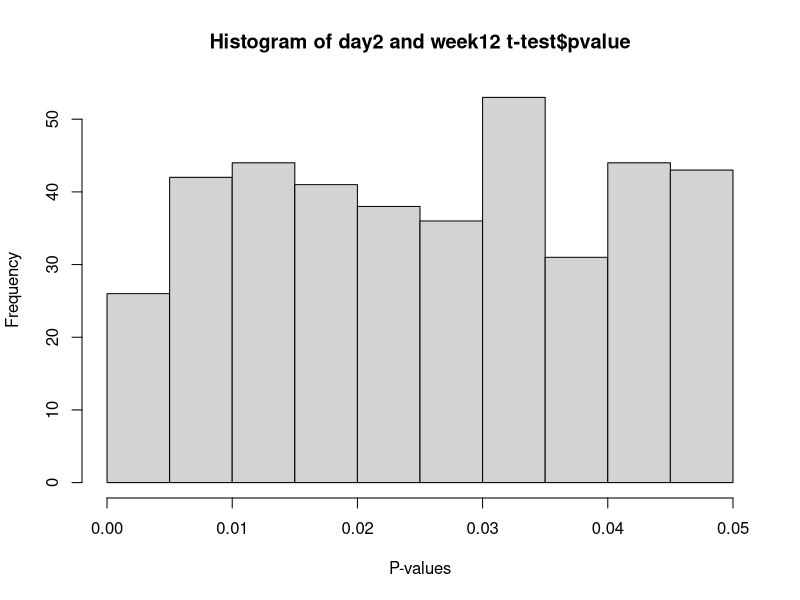
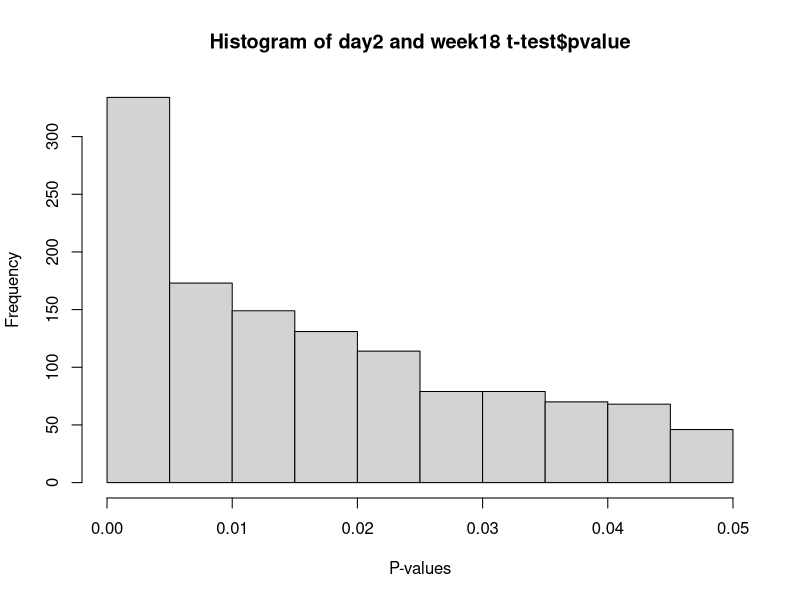
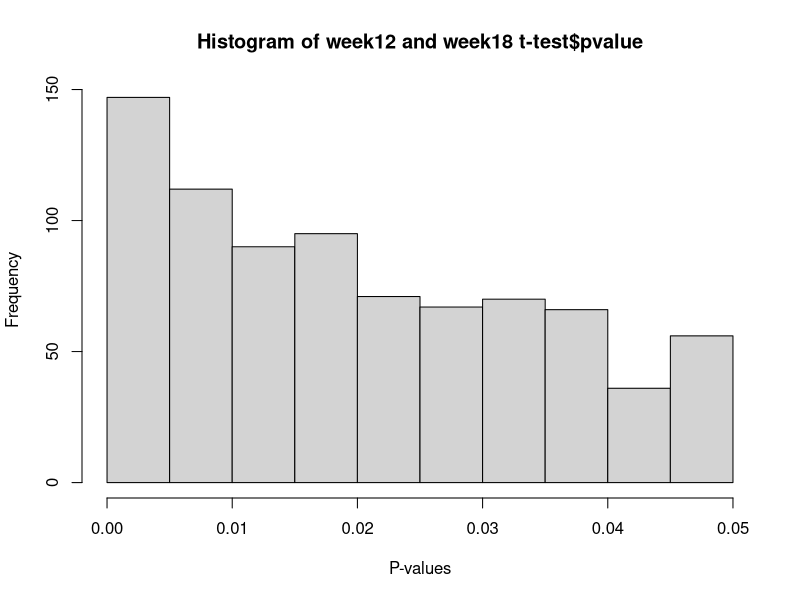

Source code (R) for these figures, in order:

#Name: Mayuri Patel
#Email: mpate131@uncc.edu
#title: "Lab5_AdvStats"


#(1)	We will utilize our RNA seq dataset of E. Coli genes from mice.  The URL is here: http://afodor.github.io/classes/stats2015/longitdunalRNASeqData.zip. Read and normalize the counts table ( "nc101_scaff_dataCounts.txt " into R).

#- This code is all about unzipping the file:
#set the working directory to the file location
setwd("C:/Users/mpate131/Desktop/AdvStats")

#set the variable of the zip file
zipFile<- "C:/Users/mpate131/Desktop/AdvStats/longitdunalRNASeqData.zip"

outDir<-"C:/Users/mpate131/Desktop/AdvStats" # Define the folder where the zip file should be unzipped to 

unzip(zipFile,exdir=outDir)  # unzip the file 


#- Reading the file of datacount from the directory:
#read the table
myTable<-read.table("nc101_scaff_dataCounts.txt",sep="\t",header=TRUE,row.names=1)
head(myTable) #viewing the data using head function

#- (The first 3 columns are "day 2", the next 3 columns are "week 12" and the last 5 are "week 18").  Remember, that day 2 is before the mice have inflammation symptoms, week 12 is associated with inflammation and week 18 is associated with cancer.

#- Normalize the data: 
# remove rare genes
myTable <- myTable[ apply( myTable,1, median)> 5,]

myTNorm <- myTable
#For loop each column
for ( i in 1:ncol(myTable))
{
  colSum = sum(myTable[,i]) # all rows and each column and summing all the column
  myTNorm[,i] =myTNorm[,i]/colSum # normalizing the data and saving it in the empty variable myTNorm.
  
}
head(myTNorm)

#(2)	For every row in the normalized spreadsheet, run three t-tests ( "day 2" vs. "week 12", "day 2" vs. "week 18" and "week 12" vs. "week 18".  At a p < .05 threshold fill in the following table:
# of genes significant at p <0.05 uncorrected	# genes significant at p <0.05 BH FDR corrected	# genes significant at p <0.05 Bonferroni corrected
                                                                      
#- The three t-tests:
#here, mean of day2 , week12, week18 is taken for those columns for each gene
#then do t-test for mean of "day 2" vs. "week 12", "day 2" vs. "week 18" and "week 12" vs. "week 18"

#t-test
#stored all the p values for each gene into a variable
d2w12_pval <- apply(myTNorm,1,function(x){t.test(x[1:3],x[4:6])$p.value}) #"day 2" vs. "week 12"
d2w18_pval <- apply(myTNorm,1,function(x){t.test(x[1:3],x[7:11])$p.value}) #"day 2" vs. "week 18"
w12w18_pval <- apply(myTNorm,1,function(x){t.test(x[4:6],x[7:11])$p.value})#"week 12" vs. "week 18"

#- For p <0.05 uncorrected:
#for d2w12:
uncorrected_d2w12 <- sum(d2w12_pval <= 0.05)
print(paste("The uncorrected p-values <0.05 for d2w12 is:",uncorrected_d2w12))
#for d2w18:
uncorrected_d2w18 <- sum(d2w18_pval <= 0.05)
print(paste("The uncorrected p-values <0.05 for d2w18 is:",uncorrected_d2w18))
#for w12w18:
uncorrected_w12w18 <- sum(w12w18_pval <= 0.05)
print(paste("The uncorrected p-values <0.05 for w12w18 is:",uncorrected_w12w18))

#- For p <0.05 BH FDR corrected:
# using the p.adjust function we can find the p values of BH FDR corrected
# taking the method
#for d2w12:
d2w12_BH <- p.adjust(d2w12_pval, method="BH") 
d2w12_BHpval <- sum(d2w12_BH<0.05)
print(paste("The p-values <0.05 BH FDR corrected for d2w12 is:", d2w12_BHpval))
#for d2w18:
d2w18_BH <- p.adjust(d2w18_pval, method="BH")
d2w18_BHpval <- sum(d2w18_BH<0.05)
print(paste("The p-values <0.05 BH FDR corrected for d2w18 is:", d2w18_BHpval))
#for w12w18:
w12w18_BH <- p.adjust(w12w18_pval, method="BH")
w12w18_BHpval <- sum(w12w18_BH<0.05)
print(paste("The p-values <0.05 BH FDR corrected for w12w18 is:", w12w18_BHpval))

#- For p <0.05 Bonferroni corrected:
# using the p.adjust function we can find the p values of bonferroni corrected
# taking the method
#for d2w12:
d2w12_bon <- p.adjust(d2w12_pval,method="bonferroni")
d2w12_bonpval <- sum(d2w12_bon < 0.05)
print(paste("The p-values <0.05 Bonferroni corrected for d2w12 is:", d2w12_bonpval))
#for d2w18:
d2w18_bon <- p.adjust(d2w18_pval, method="bonferroni")
d2w18_bonpval <- sum(d2w18_bon<0.05)
print(paste("The p-values <0.05 Bonferroni corrected for d2w18 is:", d2w18_bonpval))
#for w12w18:
w12w18_bon <- p.adjust(w12w18_pval, method="bonferroni")
w12w18_bonpval <- sum(w12w18_bon<0.05)
print(paste("The p-values <0.05 Bonferroni corrected for w12w18 is:", w12w18_bonpval))

#- Generated a table using data.frame and knitr
#generated the data frame of the table which we have to use
df <- data.frame("sample" = c("day2.Vs.week12","day2.Vs.week18","week12.Vs.week18"),
                 "No. genes significant at p <0.05 uncorrected" = c(uncorrected_d2w12,uncorrected_d2w18,uncorrected_w12w18), 
                 "No. genes significant at p <0.05 BH FDR " = c(d2w12_BHpval,d2w18_BHpval,w12w18_BHpval),
                 "No. genes significant at p <0.05 Bonferroni" = c(d2w12_bonpval, d2w18_bonpval, w12w18_bonpval))
knitr::kable(df) #this prints the table of the dataframe


#(3)	Make histograms of all the uncorrected p-values for each of the three companions.  Are any of the distributions uniform?
#histogram of d2w12:
uncorrected_d2w12 <- c() #empty variable to save the values from for loop
#looping p values to check for uncorrected p-values <0.05
for (i in d2w12_pval){
  if (i <= 0.05){
    uncorrected_d2w12 <- c(uncorrected_d2w12,i)
    
  }
  else {
    next
  }
}
hist(uncorrected_d2w12, xlab = "P-values", main="Histogram of day2 and week12 t-test$pvalue")

#histogram of d2w18:
uncorrected_d2w18 <- c()#empty variable to save the values from for loop
#looping p values to check for uncorrected p-values <0.05
for (i in d2w18_pval){
  if (i <= 0.05){
    uncorrected_d2w18 <- c(uncorrected_d2w18,i)
  }
  else {
    next
  }
}
hist(uncorrected_d2w18, xlab = "P-values", main="Histogram of day2 and week18 t-test$pvalue")

#histogram of w12w18:
uncorrected_w12w18 <- c()#empty variable to save the values from for loop
#looping p values to check for uncorrected p-values <0.05
for (i in w12w18_pval){
  if (i <= 0.05){
    uncorrected_w12w18 <- c(uncorrected_w12w18,i)
  }
  else {
    next
  }
}
hist(uncorrected_w12w18, xlab = "P-values", main="Histogram of week12 and week18 t-test$pvalue")

#- None of the three companions show the uniform distribution. 


#(4)	Based on these data, when is the biggest shift in the transcriptome?  Which samples are most different from one another?
#- The biggest shift in the transcriptome is seen in day 2 and week 18 pair of condition as it shows the most number of significant changes in genes. The samples most different from one another is also day 2 and week 18 pair as there is significant changes in the genes number over the other two. 

